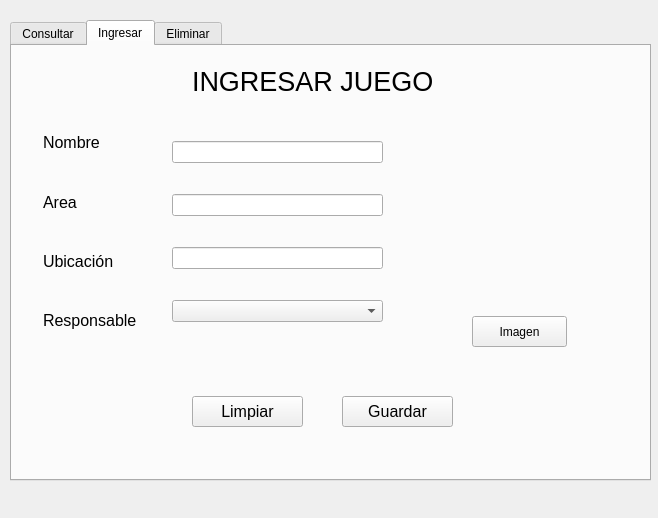
<?xml version="1.0" encoding="UTF-8"?>
<ui version="4.0">
 <class>Dialog</class>
 <widget class="QDialog" name="Dialog">
  <property name="geometry">
   <rect>
    <x>0</x>
    <y>0</y>
    <width>658</width>
    <height>518</height>
   </rect>
  </property>
  <property name="windowTitle">
   <string>Dialog</string>
  </property>
  <widget class="QWidget" name="widget" native="true">
   <property name="geometry">
    <rect>
     <x>530</x>
     <y>410</y>
     <width>541</width>
     <height>451</height>
    </rect>
   </property>
  </widget>
  <widget class="QWidget" name="widget_2" native="true">
   <property name="geometry">
    <rect>
     <x>10</x>
     <y>20</y>
     <width>641</width>
     <height>491</height>
    </rect>
   </property>
   <widget class="QTabWidget" name="tabWidget">
    <property name="geometry">
     <rect>
      <x>0</x>
      <y>0</y>
      <width>641</width>
      <height>461</height>
     </rect>
    </property>
    <property name="currentIndex">
     <number>1</number>
    </property>
    <widget class="QWidget" name="tab_0">
     <attribute name="title">
      <string>Consultar</string>
     </attribute>
     <widget class="QRadioButton" name="rdoNombre">
      <property name="geometry">
       <rect>
        <x>20</x>
        <y>60</y>
        <width>181</width>
        <height>22</height>
       </rect>
      </property>
      <property name="text">
       <string>Buscar por Nombre</string>
      </property>
     </widget>
     <widget class="QLabel" name="label_14">
      <property name="geometry">
       <rect>
        <x>180</x>
        <y>20</y>
        <width>291</width>
        <height>20</height>
       </rect>
      </property>
      <property name="font">
       <font>
        <pointsize>20</pointsize>
       </font>
      </property>
      <property name="text">
       <string>CONSULTAR JUEGO</string>
      </property>
     </widget>
     <widget class="QRadioButton" name="rdoUbicacion">
      <property name="geometry">
       <rect>
        <x>430</x>
        <y>60</y>
        <width>161</width>
        <height>22</height>
       </rect>
      </property>
      <property name="text">
       <string>Buscar por Ubicacion</string>
      </property>
     </widget>
     <widget class="QLineEdit" name="txtBuscar">
      <property name="geometry">
       <rect>
        <x>160</x>
        <y>90</y>
        <width>191</width>
        <height>27</height>
       </rect>
      </property>
     </widget>
     <widget class="QPushButton" name="btnBuscar">
      <property name="geometry">
       <rect>
        <x>360</x>
        <y>90</y>
        <width>98</width>
        <height>27</height>
       </rect>
      </property>
      <property name="text">
       <string>Buscar</string>
      </property>
     </widget>
     <widget class="QRadioButton" name="rdoArea">
      <property name="geometry">
       <rect>
        <x>220</x>
        <y>60</y>
        <width>201</width>
        <height>22</height>
       </rect>
      </property>
      <property name="text">
       <string>Buscar por Area</string>
      </property>
     </widget>
     <widget class="QTableView" name="tbaJuego">
      <property name="geometry">
       <rect>
        <x>10</x>
        <y>130</y>
        <width>611</width>
        <height>281</height>
       </rect>
      </property>
     </widget>
    </widget>
    <widget class="QWidget" name="tab_1">
     <attribute name="title">
      <string>Ingresar</string>
     </attribute>
     <widget class="QLabel" name="label_15">
      <property name="geometry">
       <rect>
        <x>180</x>
        <y>20</y>
        <width>271</width>
        <height>31</height>
       </rect>
      </property>
      <property name="font">
       <font>
        <pointsize>20</pointsize>
       </font>
      </property>
      <property name="text">
       <string>INGRESAR JUEGO</string>
      </property>
     </widget>
     <widget class="QPushButton" name="btnGuardar">
      <property name="geometry">
       <rect>
        <x>330</x>
        <y>350</y>
        <width>111</width>
        <height>31</height>
       </rect>
      </property>
      <property name="font">
       <font>
        <pointsize>12</pointsize>
       </font>
      </property>
      <property name="text">
       <string>Guardar</string>
      </property>
     </widget>
     <widget class="QPushButton" name="btnLimpiar">
      <property name="geometry">
       <rect>
        <x>180</x>
        <y>350</y>
        <width>111</width>
        <height>31</height>
       </rect>
      </property>
      <property name="font">
       <font>
        <pointsize>12</pointsize>
       </font>
      </property>
      <property name="text">
       <string>Limpiar</string>
      </property>
     </widget>
     <widget class="QWidget" name="verticalLayoutWidget">
      <property name="geometry">
       <rect>
        <x>31</x>
        <y>70</y>
        <width>121</width>
        <height>231</height>
       </rect>
      </property>
      <layout class="QVBoxLayout" name="verticalLayout_3">
       <item>
        <widget class="QLabel" name="label_16">
         <property name="font">
          <font>
           <pointsize>12</pointsize>
          </font>
         </property>
         <property name="text">
          <string>Nombre</string>
         </property>
         <property name="alignment">
          <set>Qt::AlignLeading|Qt::AlignLeft|Qt::AlignVCenter</set>
         </property>
        </widget>
       </item>
       <item>
        <widget class="QLabel" name="label_18">
         <property name="font">
          <font>
           <pointsize>12</pointsize>
          </font>
         </property>
         <property name="text">
          <string>Area</string>
         </property>
         <property name="alignment">
          <set>Qt::AlignLeading|Qt::AlignLeft|Qt::AlignVCenter</set>
         </property>
        </widget>
       </item>
       <item>
        <widget class="QLabel" name="label_19">
         <property name="font">
          <font>
           <pointsize>12</pointsize>
          </font>
         </property>
         <property name="text">
          <string>Ubicación</string>
         </property>
         <property name="alignment">
          <set>Qt::AlignLeading|Qt::AlignLeft|Qt::AlignVCenter</set>
         </property>
        </widget>
       </item>
       <item>
        <widget class="QLabel" name="label_20">
         <property name="font">
          <font>
           <pointsize>12</pointsize>
          </font>
         </property>
         <property name="text">
          <string>Responsable</string>
         </property>
         <property name="textFormat">
          <enum>Qt::AutoText</enum>
         </property>
         <property name="alignment">
          <set>Qt::AlignLeading|Qt::AlignLeft|Qt::AlignVCenter</set>
         </property>
        </widget>
       </item>
      </layout>
     </widget>
     <widget class="QWidget" name="verticalLayoutWidget_2">
      <property name="geometry">
       <rect>
        <x>160</x>
        <y>70</y>
        <width>211</width>
        <height>231</height>
       </rect>
      </property>
      <layout class="QVBoxLayout" name="verticalLayout_4">
       <item>
        <widget class="QLineEdit" name="txtNombre"/>
       </item>
       <item>
        <widget class="QLineEdit" name="txtArea"/>
       </item>
       <item>
        <widget class="QLineEdit" name="txtUbicacion"/>
       </item>
       <item>
        <widget class="QComboBox" name="cmbResponsable"/>
       </item>
      </layout>
     </widget>
     <widget class="QLabel" name="txtImagen">
      <property name="geometry">
       <rect>
        <x>380</x>
        <y>70</y>
        <width>241</width>
        <height>191</height>
       </rect>
      </property>
      <property name="text">
       <string/>
      </property>
      <property name="scaledContents">
       <bool>true</bool>
      </property>
     </widget>
     <widget class="QPushButton" name="btnImagen">
      <property name="geometry">
       <rect>
        <x>460</x>
        <y>270</y>
        <width>95</width>
        <height>31</height>
       </rect>
      </property>
      <property name="text">
       <string>Imagen</string>
      </property>
     </widget>
    </widget>
    <widget class="QWidget" name="tab_5">
     <attribute name="title">
      <string>Eliminar</string>
     </attribute>
     <widget class="QTableView" name="tbaJuegoEliminar">
      <property name="geometry">
       <rect>
        <x>10</x>
        <y>60</y>
        <width>611</width>
        <height>321</height>
       </rect>
      </property>
     </widget>
     <widget class="QPushButton" name="btnEliminar">
      <property name="geometry">
       <rect>
        <x>240</x>
        <y>390</y>
        <width>131</width>
        <height>27</height>
       </rect>
      </property>
      <property name="text">
       <string>Eliminar Seleccion</string>
      </property>
     </widget>
     <widget class="QLabel" name="label_23">
      <property name="geometry">
       <rect>
        <x>190</x>
        <y>20</y>
        <width>271</width>
        <height>20</height>
       </rect>
      </property>
      <property name="font">
       <font>
        <pointsize>20</pointsize>
       </font>
      </property>
      <property name="text">
       <string>ELIMINAR JUEGO</string>
      </property>
     </widget>
    </widget>
   </widget>
  </widget>
 </widget>
 <resources/>
 <connections/>
</ui>
